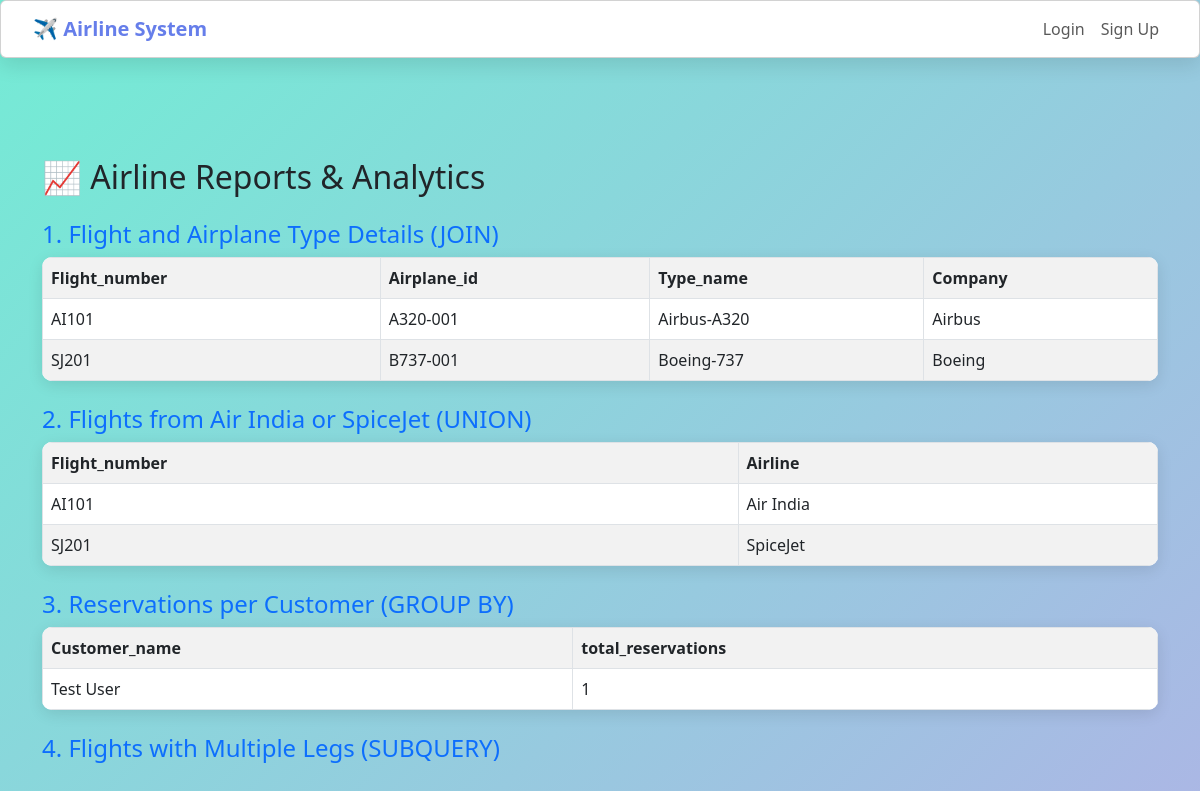
The page /complex_queries.php on the database its author committed.
### tables this page shows
CREATE TABLE flight (
  Flight_number VARCHAR(30) PRIMARY KEY,
  Airline VARCHAR(120),
  Flight_name VARCHAR(150),
  created_at TIMESTAMP DEFAULT CURRENT_TIMESTAMP
);

CREATE TABLE airplane (
  Airplane_id VARCHAR(50) PRIMARY KEY,
  Total_no_of_seats INT NOT NULL,
  Type_name VARCHAR(100) NOT NULL,
  registration_no VARCHAR(50),
  created_at TIMESTAMP DEFAULT CURRENT_TIMESTAMP,
  FOREIGN KEY (Type_name) REFERENCES airplane_type(Type_name) ON UPDATE CASCADE ON DELETE RESTRICT
);

CREATE TABLE airplane_type (
  Type_name VARCHAR(100) PRIMARY KEY,
  Max_seats INT NOT NULL,
  Company VARCHAR(100),
  description TEXT
);

### complex_queries.php (the view, shortened to what this page needs)
<?php include 'db.php'; include 'header.php'; ?>
<!DOCTYPE html>
<html>
<head>
	<link rel="stylesheet" href="style.css">
  <link rel="stylesheet" href="https://cdn.jsdelivr.net/npm/bootstrap@5.3.0/dist/css/bootstrap.min.css">
</head>
<body class="container mt-5">
  <h2>📈 Airline Reports & Analytics</h2>
  <?php
  echo "<h4 class='mt-4 text-primary'>1. Flight and Airplane Type Details (JOIN)</h4>";
  $q1 = "SELECT f.Flight_number, a.Airplane_id, t.Type_name, t.Company
         FROM leg_instance li
         JOIN airplane a ON li.Airplane_id = a.Airplane_id
         JOIN airplane_type t ON a.Type_name = t.Type_name
         JOIN flight f ON li.Flight_number = f.Flight_number
         LIMIT 10";
  $r1 = $conn->query($q1);
  if ($r1->num_rows > 0) {
      echo "<table class='table table-bordered table-striped'><tr>";
      while ($field = $r1->fetch_field()) echo "<th>{$field->name}</th>";
      echo "</tr>";
      while ($row = $r1->fetch_assoc()) {
          echo "<tr>";
          foreach ($row as $val) echo "<td>$val</td>";
          echo "</tr>";
      }
      echo "</table>";
  }
  echo "<h4 class='mt-4 text-primary'>2. Flights from Air India or SpiceJet (UNION)</h4>";
  $q2 = "(SELECT Flight_number, Airline FROM flight WHERE Airline='Air India')
         UNION
         (SELECT Flight_number, Airline FROM flight WHERE Airline='SpiceJet')";
  $r2 = $conn->query($q2);
  if ($r2->num_rows > 0) {
      echo "<table class='table table-bordered table-striped'><tr>";
      while ($field = $r2->fetch_field()) echo "<th>{$field->name}</th>";
      echo "</tr>";
      while ($row = $r2->fetch_assoc()) {
          echo "<tr>";
          foreach ($row as $val) echo "<td>$val</td>";
          echo "</tr>";
      }
      echo "</table>";
  }
  echo "<h4 class='mt-4 text-primary'>3. Reservations per Customer (GROUP BY)</h4>";
  $q3 = "SELECT Customer_name, COUNT(*) AS total_reservations FROM reservation GROUP BY Customer_name";
  $r3 = $conn->query($q3);
  if ($r3->num_rows > 0) {
      echo "<table class='table table-bordered table-striped'><tr>";
      while ($field = $r3->fetch_field()) echo "<th>{$field->name}</th>";
      echo "</tr>";
      while ($row = $r3->fetch_assoc()) {
          echo "<tr>";
          foreach ($row as $val) echo "<td>$val</td>";
          echo "</tr>";
      }
      echo "</table>";
  }
  echo "<h4 class='mt-4 text-primary'>4. Flights with Multiple Legs (SUBQUERY)</h4>";
  ?>
</body>
</html>

### header.php (shortened to what this page needs)
<!DOCTYPE html>
<html lang="en">
<head>
    <link href="https://cdn.jsdelivr.net/npm/bootstrap@5.3.0/dist/css/bootstrap.min.css" rel="stylesheet">
    <link rel="stylesheet" href="global-styles.css">
</head>
<body>
<?php
if (!isset($disable_background) || $disable_background !== true) {
    include __DIR__ . "/includes/background_elements.php";
}
?>
<nav class="navbar navbar-expand-lg card fixed-top"
     style="backdrop-filter: blur(10px); margin:0; padding:8px 20px; z-index:9999;">
    <div class="container-fluid">
        <a class="navbar-brand fw-bold" href="index.php" style="color:#667eea;">
            ✈️ Airline System
        </a>
        <div class="collapse navbar-collapse" id="navbarNav">
            <ul class="navbar-nav ms-auto align-items-center">
                <?php if(isset($_SESSION['user'])): ?>
                    <li class="nav-item"><a class="nav-link" href="index.php">🏠 Home</a></li>
                    <li class="nav-item"><a class="nav-link" href="available_flights.php">🛫 Available Flights</a></li>
                    <li class="nav-item"><a class="nav-link" href="make_reservation.php">➕ Book</a></li>
                    <li class="nav-item"><a class="nav-link" href="view_reservations.php">📋 View</a></li>
                    <li class="nav-item"><a class="nav-link" href="cancel_reservation.php">❌ Cancel</a></li>
                    <?php if (isset($_SESSION['email']) && $_SESSION['email'] === 'admin@airline.com'): ?>
                        <li class="nav-item"><a class="nav-link" href="all_tables.php">📊 Tables</a></li>
                        <li class="nav-item"><a class="nav-link" href="query_executor.php">🧠 SQL</a></li>
                    <?php endif; ?>
                    <li class="nav-item"><a class="nav-link" href="profile.php">👤 Profile</a></li>
                    <?php if(isset($_SESSION['email']) && $_SESSION['email'] === "admin@airline.com"): ?>
                        <li class="nav-item"><a class="nav-link text-warning fw-bold" href="admin/dashboard.php">⚙️ Admin</a></li>
                    <?php endif; ?>
                    <li class="nav-item">
                        <button id="aiBtn" class="btn btn-primary btn-sm ms-2">💬 AI Assistant</button>
                    </li>
                    <li class="nav-item">
                        <span class="nav-link fw-semibold" style="color:#764ba2;">
                            👤 <?= htmlspecialchars($_SESSION['user']['Cname'] ?? 'User'); ?>
                        </span>
                    </li>
                    <li class="nav-item"><a class="nav-link text-danger" href="logout.php">🚪 Logout</a></li>
                <?php else: ?>
                    <li class="nav-item"><a class="nav-link" href="login.php">Login</a></li>
                    <li class="nav-item"><a class="nav-link" href="signup.php">Sign Up</a></li>
                <?php endif; ?>
            </ul>
        </div>
    </div>
</nav>

### includes/background_elements.php (shortened to what this page needs)
<div class="cloud-layer"></div>
<div class="cloud-layer"></div>
<div class="cloud-layer"></div>

### global-styles.css (style rules this page uses)
body { padding-top: 110px !important; font-family: 'Poppins', sans-serif; overflow-x: hidden; }
body, html { min-height: 100vh; height: 100%; margin: 0; padding: 0; background: linear-gradient(135deg, #74ebd5 0%, #ACB6E5 100%); font-family: 'Segoe UI', Tahoma, Geneva, Verdana, sans-serif; color: #333; position: relative; background-attachment: fixed; }
.card, .glass-box { border-radius: 12px; box-shadow: 0 8px 20px rgba(0,0,0,0.15); transition: 0.3s; border: none; background-color: rgba(255, 255, 255, 0.95); }
.table { background-color: rgba(255, 255, 255, 0.95); border-radius: 10px; overflow: hidden; box-shadow: 0 4px 15px rgba(0,0,0,0.1); }
.table th { background: linear-gradient(to right, #667eea, #764ba2); color: white; vertical-align: middle; }
.table tr:nth-child(even) { background: rgba(102, 126, 234, 0.1); }

### style.css (style rules this page uses)
body { background: linear-gradient(135deg, #74ebd5 0%, #ACB6E5 100%); font-family: 'Segoe UI', sans-serif; min-height: 100vh; margin: 0; padding: 0; color: #333; overflow-x: hidden; }
.card { border-radius: 12px; box-shadow: 0 8px 20px rgba(0,0,0,0.1); transition: 0.3s; position: relative; z-index: 5; }
.table { background-color: rgba(255, 255, 255, 0.95); border-radius: 10px; overflow: hidden; box-shadow: 0 4px 15px rgba(0,0,0,0.1); }
.table th { background: #667eea; color: white; }
.table tr:nth-child(even) { background: rgba(102, 126, 234, 0.1); }

### includes/background_elements.php (style rules this page uses)
body { animation: skyGradient 1000s infinite ease-in-out; overflow-x: hidden; margin: 0; padding: 0; position: relative; z-index: 10; }
.cloud-layer { position: fixed; width: 300%; height: 800px; left: -59%; top: -10%; bottom: -10%; background-size: contain; z-index: -5; opacity: 0.12; animation: moveClouds 1500s linear infinite; }

### rows shown on the page
flight: Flight_number "AI101", airplane.Airplane_id "A320-001", airplane_type.Type_name "Airbus-A320", airplane_type.Company "Airbus"
flight: Flight_number "SJ201", airplane.Airplane_id "B737-001", airplane_type.Type_name "Boeing-737", airplane_type.Company "Boeing"

### other values the page prints
$field->name "Flight_number"
$field->name "Airplane_id"
$field->name "Type_name"
$field->name "Company"
$field->name "Airline"
$val "AI101"
$val "Air India"
$val "SJ201"
$val "SpiceJet"
$field->name "Customer_name"
$field->name "total_reservations"
$val "Test User"
$val "1"
